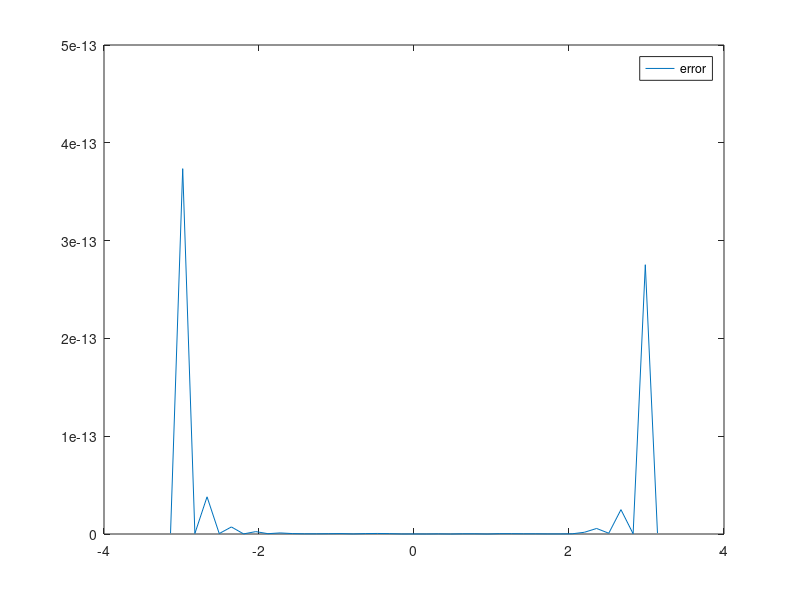

This chart was generated by the following MATLAB code:
clear all; close all;
n = 20;
% degree = 
a = -pi; b = pi;
% equally spaced nodes
x = linspace(a,b,n+1);
f = @(x) sin(x);
p = polyfit(x,f(x), n);
% calculate error
xx = linspace(a, b, 41);
error = abs(f(xx) - polyval(p, xx));

% plot a
% plot(xx, f(xx), xx, polyval(p, xx));
% legend('f(x)', 'p(x)');
% plot b
plot(xx, error);
legend('error');